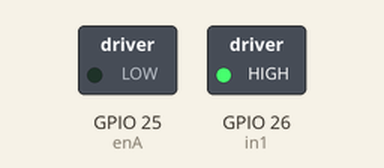
Recording of a sketch running on a simulated ESP32. Parts: switched loads named in the sketch (green lamp = pin HIGH).

Above: at 0.1 s.
Timing chart, 0 to 1.6 s (numbered marks = the images above):
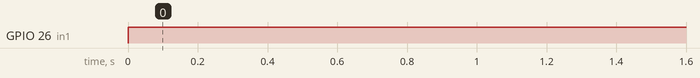

Measured:
- by itself, GPIO 26 (in1): LOW → HIGH at 0.00 s

The sketch:

testPump.ino
```cpp
int enA = 25;
int in1 = 26;
int in2 = 27;

void setup() {
  // Set all the motor control pins to outputs
	pinMode(enA, OUTPUT);
  pinMode(in1, OUTPUT);
  pinMode(in1, OUTPUT);

  // Turn off motors - Initial state
	digitalWrite(in1, LOW);
	digitalWrite(in2, LOW);
}

void loop() {
  // Set motors to maximum speed
	// For PWM maximum possible values are 0 to 255
	analogWrite(enA, 0);


  // Turn on motor
	digitalWrite(in1, HIGH);
  digitalWrite(in2, LOW);
}
```
